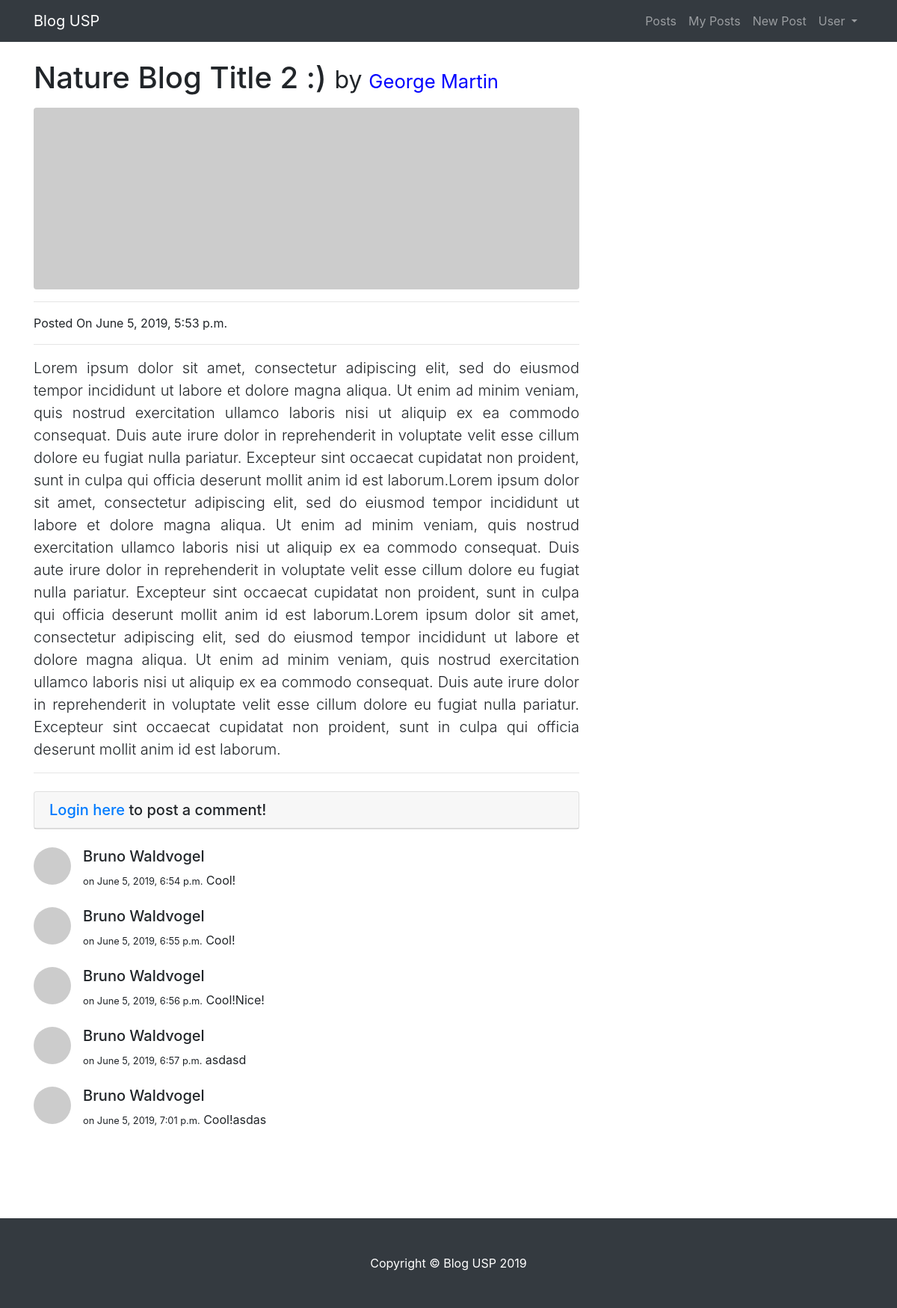
The app's page /blog/6 with its own data.
### blog/models.py (models this page shows, shortened)
class Blog(models.Model):
    blog_title = models.CharField('Blog Title', max_length=50, help_text = "Enter your Blog Title")
    blog_text = models.TextField('Blog Text', help_text = "Enter your Blog Text")
    blog_summary = models.CharField('Blog Summary', max_length=200, help_text = 'Enter your Blog Summary', null=True, blank=True)
    blog_theme = models.ForeignKey('Theme', null=True, on_delete=models.SET_NULL, help_text = "Enter your Blog Theme")
    blog_date = models.DateTimeField('Blog Date', auto_now_add = True)
    author = models.ForeignKey('Author', on_delete=models.CASCADE)
    class Meta:
        verbose_name = "Blog"
        verbose_name_plural = "Blogs"
        ordering = ['blog_theme','-blog_date']

class Author(models.Model):
    user = models.ForeignKey(User, on_delete=models.CASCADE)
    first_name = models.CharField('First Name', max_length=50, help_text = 'Enter your First Name')
    last_name = models.CharField('Last Name', max_length=50, help_text = 'Enter your Last Name')
    biography = models.TextField('Biography', max_length=300, help_text = 'Enter your Biography', null=True, blank=True)
    class Meta:
        verbose_name = "Author"
        verbose_name_plural = "Authors"
    def get_absolute_url(self):
        return reverse("author-detail", args=[str(self.id)])

class Comment(models.Model):
    comment = models.TextField(max_length=1000, help_text="Enter comment about blog here.")
    blog = models.ForeignKey('Blog', on_delete=models.CASCADE)
    author = models.ForeignKey('Author', on_delete=models.SET_NULL, null=True)
    comment_date = models.DateTimeField(auto_now_add=True)
    class Meta:
        verbose_name = 'Comment'
        verbose_name_plural = 'Comments'
        ordering = ["comment_date"]

### blog/views.py (the view)
# urls.py: path('<int:primaryKey>', views.blog, name='blog-detail'),
def blog(request, primaryKey):
    blog = Blog.objects.get(pk=primaryKey)
    comments = Comment.objects.filter(blog=primaryKey)
    form = CommentForm()
    context = {
        'blog': blog,
        'comments': comments,
        'form': form,
    }
    return render(request, 'blog_detail.html', context=context)

### blog/templates/blog_detail.html (shortened to what this page needs)
{% extends "generic.html" %}
{% block content %}
<div class="container">
    <h1 class="mt-4 mb-3">{{ blog.blog_title }}
        <small>by
            <a href="{{ blog.author.get_absolute_url }}"><small style="color:blue;">{{blog.author.first_name}} {{blog.author.last_name}}</small></a>
        </small>
    </h1>
    <div class="row">
        <div class="col-lg-8">
            <img class="img-fluid rounded" src="http://placehold.it/900x300" alt="Blog Image">
            <hr>
            <p>Posted On {{blog.blog_date}}</p>
            <hr>
            <div id="post_contents">
                <p class="lead">{{ blog.blog_text }} </p>
            </div>
            <hr>
            {% if request.user.is_authenticated %}
                {% load crispy_forms_tags %}
            {% else %}
            <div class="card my-4">
               <h5 class="card-header">
               <a href="{% url 'login' %}">Login here</a> to post a comment!</h5>
            </div>
            {% endif %}
            {% for comment in comments %}
            <div class="media mb-4">
                <img class="d-flex mr-3 rounded-circle" src="http://placehold.it/50x50" alt="Placeholder Image">
                <div class="media-body">
                    <h5 class="mt-0">{{ comment.author.first_name}} {{ comment.author.last_name }}</h5>
                    <small>on {{comment.comment_date }}</small>
                    {{ comment.comment }}
                </div>
            </div>
            {% endfor %}
        </div>
    </div>
</div>
{% endblock %}%}

### blog/static/css/login.css (style rules this page uses)
:root { --input-padding-x: 1.5rem; --input-padding-y: .75rem; }

### blog/static/css/posts.css (style rules this page uses)
body { padding-top: 56px; }
#post_contents { text-align: justify; }

### records on screen
Blog: blog_title "Nature Blog Title 2 :)", author.first_name "George", author.last_name "Martin", blog_date "June 5, 2019, 5:53 p.m.", blog_text "Lorem ipsum dolor sit amet, consectetur adipiscing elit, sed do eiusmod tempor incididunt ut labore et dolore magna aliqua. Ut enim ad minim veniam, quis nostrud exercitation ullamco laboris nisi ut aliquip ex ea commodo consequat. Duis aute irure dolor in reprehenderit in voluptate velit esse cillum dolore eu fugiat nulla pariatur. Excepteur sint occaecat cupidatat non proident, sunt in culpa qui officia deserunt mollit anim id est laborum.Lorem ipsum dolor sit amet, consectetur adipiscing elit, sed do eiusmod tempor incididunt ut labore et dolore magna aliqua. Ut enim ad minim veniam, quis nostrud exercitation ullamco laboris nisi ut aliquip ex ea commodo consequat. Duis aute irure dolor…"
Comment: author.first_name "Bruno", author.last_name "Waldvogel", comment_date "June 5, 2019, 6:54 p.m.", comment "Cool!"
Comment: author.first_name "Bruno", author.last_name "Waldvogel", comment_date "June 5, 2019, 6:55 p.m.", comment "Cool!"
Comment: author.first_name "Bruno", author.last_name "Waldvogel", comment_date "June 5, 2019, 6:56 p.m.", comment "Cool!Nice!"
Comment: author.first_name "Bruno", author.last_name "Waldvogel", comment_date "June 5, 2019, 6:57 p.m.", comment "asdasd"
Comment: author.first_name "Bruno", author.last_name "Waldvogel", comment_date "June 5, 2019, 7:01 p.m.", comment "Cool!asdas"
